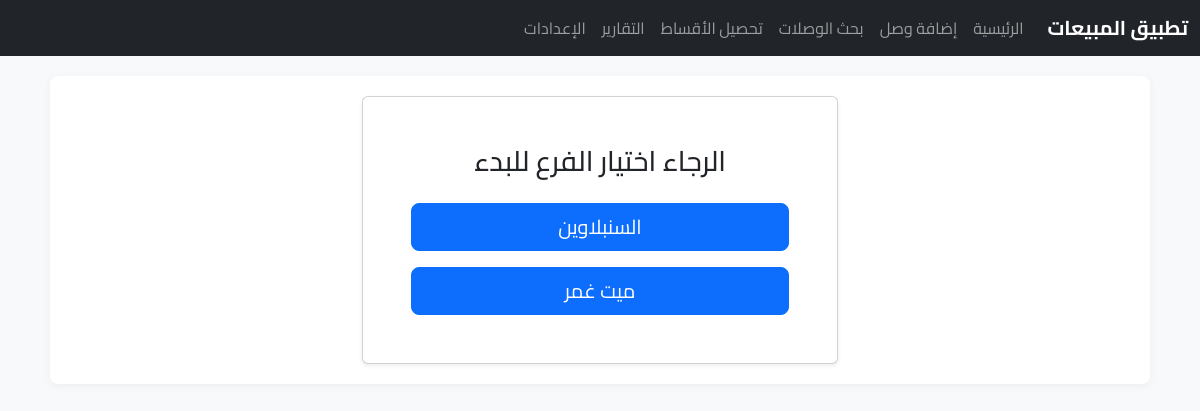
The app's page /, older data.
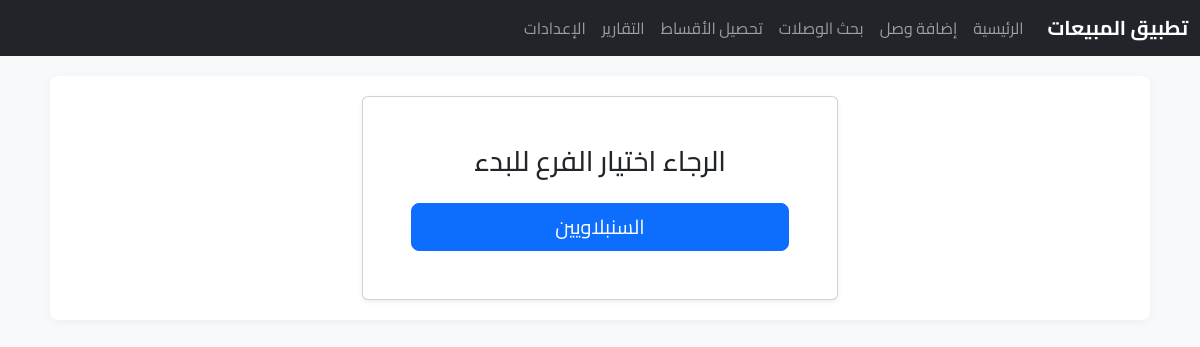
The same page, newer data.
### salesapp/models.py (models this page shows, shortened)
class Branch(models.Model):
    name = models.CharField(max_length=100, unique=True, verbose_name="اسم الفرع")

### salesapp/views.py (the view)
# urls.py: path('', views.select_branch, name='select_branch'),
def select_branch(request):
    request.session.flush()
    branches = Branch.objects.all()
    return render(request, 'salesapp/select_branch.html', {'branches': branches})

### salesapp/templates/salesapp/select_branch.html (shortened to what this page needs)
{% extends 'salesapp/base.html' %}
{% block content %}
<div class="container text-center" style="max-width: 500px;">
    <div class="card shadow-sm">
        <div class="card-body p-5">
            <h1 class="h3 mb-4">الرجاء اختيار الفرع للبدء</h1>
            <div class="d-grid gap-3">
                {% for branch in branches %}
                <a href="{% url 'set_branch' branch.id %}" class="btn btn-primary btn-lg">
                    {{ branch.name }}
                </a>
                {% endfor %}
            </div>
        </div>
    </div>
</div>
{% endblock %}

Row changes from the older to the newer data that the page shows:
removed Branch: name "السنبلاوين"
removed Branch: name "ميت غمر"
added Branch: name "السنبلاويين"
